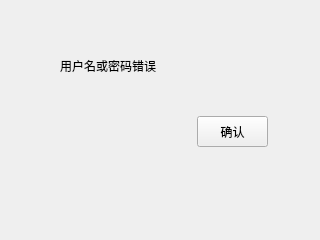
<?xml version="1.0" encoding="UTF-8"?>
<ui version="4.0">
 <class>DockWidget</class>
 <widget class="QDockWidget" name="DockWidget">
  <property name="geometry">
   <rect>
    <x>0</x>
    <y>0</y>
    <width>320</width>
    <height>240</height>
   </rect>
  </property>
  <property name="windowTitle">
   <string>DockWidget</string>
  </property>
  <widget class="QWidget" name="dockWidgetContents">
   <widget class="QLabel" name="label">
    <property name="geometry">
     <rect>
      <x>60</x>
      <y>40</y>
      <width>191</width>
      <height>51</height>
     </rect>
    </property>
    <property name="text">
     <string>用户名或密码错误</string>
    </property>
   </widget>
   <widget class="QPushButton" name="pushButton">
    <property name="geometry">
     <rect>
      <x>197</x>
      <y>116</y>
      <width>71</width>
      <height>31</height>
     </rect>
    </property>
    <property name="text">
     <string>确认</string>
    </property>
   </widget>
  </widget>
 </widget>
 <resources/>
 <connections/>
</ui>
